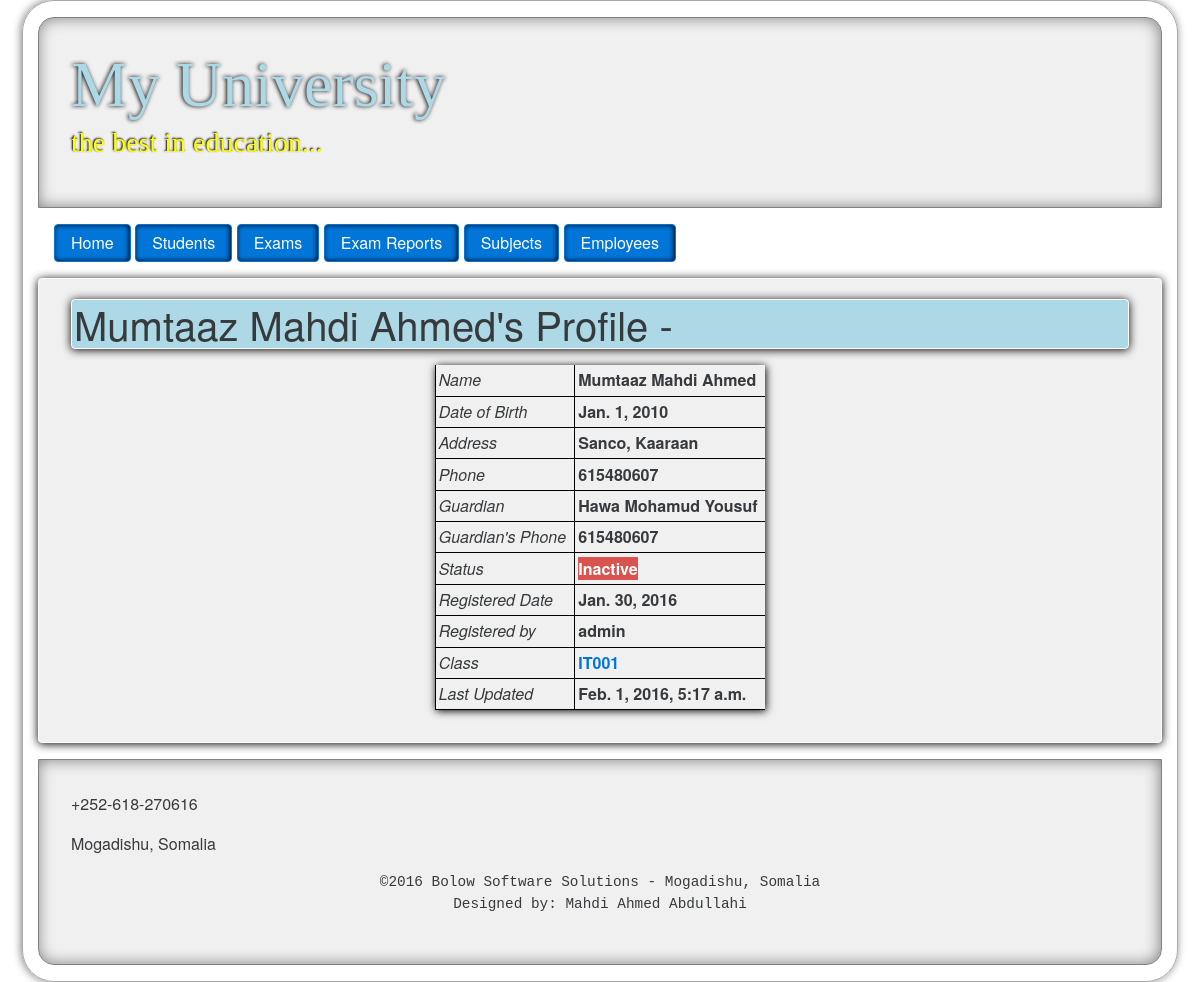
Screenshot of /cms/student/1/ with the database file from the repository.
### university/models.py (models this page shows)
class Student(models.Model):
    first_name = models.CharField(max_length=30)
    middle_name = models.CharField(max_length=30)
    last_name = models.CharField(max_length=30)
    DateOfBirth = models.DateField()
    address = models.TextField(default=None)
    phone = models.CharField(max_length=30)
    guardian = models.CharField(max_length=50)
    guardian_phone = models.CharField(max_length=30)
    status = models.BooleanField(default=False)
    registered = models.DateField(default = timezone.now)
    registered_by = models.ForeignKey(User)
    classroom = models.ForeignKey(Classroom)
    last_updated = models.DateTimeField(default=timezone.now)
    def __str__(self):
        return self.first_name + " " + self.middle_name + " " + self.last_name

class Classroom(models.Model):
    name = models.CharField(max_length=30, default='One')
    current_year = models.ForeignKey(Year)
    current_semester = models.ForeignKey(Term)
    date_opened = models.DateField(default= timezone.now)
    max_year = models.IntegerField(default=4)
    department = models.ForeignKey(Department, null=True)
    status = models.BooleanField(default=True)
    def __str__(self):
        return self.name

### university/views.py (the view)
# urls.py: url(r'^student/(?P<pk>[0-9]+)/', views.student_profile, name='student_profile'),
def student_profile(request, pk):
    student = Student.objects.get(pk=pk)
    return render(request, 'student/student_profile.html', {'student': student,'settings':settings})

### university/templates/student/student_profile.html (shortened to what this page needs)
{% extends 'university/layout.html' %}
{% block content %}
<h1>{{ student }}'s Profile -
		</h1>
<table>
	<tr>
		<td><em>Name</em></td>
		<td><b>{{ student }}</b></td>
	</tr>
	<tr>
		<td><em>Date of Birth</em></td>
		<td><b>{{ student.DateOfBirth }}</b></td>
	</tr>
	<tr>
		<td><em>Address</em></td>
		<td><b>{{ student.address }}</b></td>
	</tr>
	<tr>
		<td><em>Phone</em></td>
		<td><b>{{ student.phone }}</b></td>
	</tr>
	<tr>
		<td><em>Guardian</em></td>
		<td><b>{{ student.guardian }}</b></td>
	</tr>
	<tr>
		<td><em>Guardian's Phone</em></td>
		<td><b>{{ student.guardian_phone }}</b></td>
	</tr>
	<tr>
		<td><em>Status</em></td>
		<td><b>
		{% if student.status %}
			<span class='bg-primary'>Active</span>
		{% else %}
			<span class='bg-danger'>Inactive</span>
		{% endif %}
		</b></td>
	</tr>
	<tr>
		<td><em>Registered Date</em></td>
		<td><b>{{ student.registered }}</b></td>
	</tr>
	<tr>
		<td><em>Registered by</em></td>
		<td><b>{{ student.registered_by }}</b></td>
	</tr>
	<tr>
		<td><em>Class</em></td>
		<td><b><a href="{%	url	"classroom_details"	pk=student.classroom.pk	%}">{{ student.classroom }}</b></td>
	</tr>
	<tr>
		<td><em>Last Updated</em></td>
		<td><b>{{ student.last_updated }}</b></td>
	</tr>
</table>
{% endblock %}

### university/static/university/css/style.css (style rules this page uses)
table { margin:auto; box-shadow: 1px 1px 8px black; margin-top: 1em; }
td { padding:.2em; padding-right: .5em; border-left: 1px solid black; border-bottom: 1px solid black; max-width: 12em; }
.content h1 { background:lightblue; padding: 2px; border: 1px solid white; box-shadow: 0px 1px 10px black; border-radius: 4px; margin-top: -.3em; }

### rows the page displays
Student: first_name+middle_name+last_name "Mumtaaz Mahdi Ahmed", DateOfBirth "Jan. 1, 2010", address "Sanco, Kaaraan", phone "615480607", guardian "Hawa Mohamud Yousuf", guardian_phone "615480607", registered "Jan. 30, 2016", registered_by "admin", classroom "IT001", last_updated "Feb. 1, 2016, 5:17 a.m."

### other values shown
{{ settings.UNIVERSITY_NAME }} "My University"
{{ settings.UNIVERSITY_MOTO }} "the best in education..."
{{ settings.UNIVERSITY_PHONES }} "+252-618-270616"
{{ settings.CAMPUS_ADDRESS }} "Mogadishu, Somalia"
